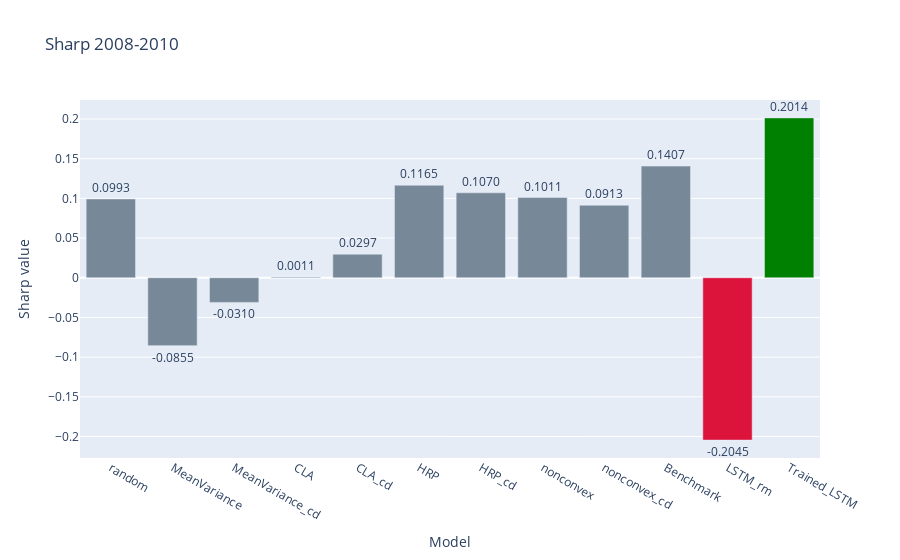

Notebook code for this chart:
### Code cell
plotSharpValues(df_sharp['Sharp_Ratio'], "Sharp 2008-2010")

### Figure 1 — Plotly figure (JSON) as saved in the notebook; plotly's stock layout.template omitted (floating-point values rounded to 4 significant figures)
{"data": [{"alignmentgroup": "True", "hovertemplate": "variable=Sharp_Ratio<br>Model=%{x}<br>Sharp value=%{y}<extra></extra>", "legendgroup": "Sharp_Ratio", "marker": {"color": ["lightslategray", "lightslategray", "lightslategray", "lightslategray", "lightslategray", "lightslategray", "lightslategray", "lightslategray", "lightslategray", "lightslategray", "crimson", "green"]}, "name": "Sharp_Ratio", "offsetgroup": "Sharp_Ratio", "orientation": "v", "showlegend": true, "text": [0.09926, -0.08552, -0.03104, 0.001079, 0.02973, 0.1165, 0.107, 0.1011, 0.0913, 0.1407, -0.2045, 0.2014], "textposition": "outside", "texttemplate": "%{text:.4f}", "type": "bar", "x": ["random", "MeanVariance", "MeanVariance_cd", "CLA", "CLA_cd", "HRP", "HRP_cd", "nonconvex", "nonconvex_cd", "Benchmark", "LSTM_rm", "Trained_LSTM"], "xaxis": "x", "y": [0.09926, -0.08552, -0.03104, 0.001079, 0.02973, 0.1165, 0.107, 0.1011, 0.0913, 0.1407, -0.2045, 0.2014], "yaxis": "y"}], "layout": {"barmode": "group", "legend": {"title": {"text": "variable"}, "tracegroupgap": 0}, "showlegend": false, "title": {"text": "Sharp 2008-2010"}, "xaxis": {"anchor": "y", "domain": [0, 1], "title": {"text": "Model"}}, "yaxis": {"anchor": "x", "domain": [0, 1], "title": {"text": "Sharp value"}}}}
